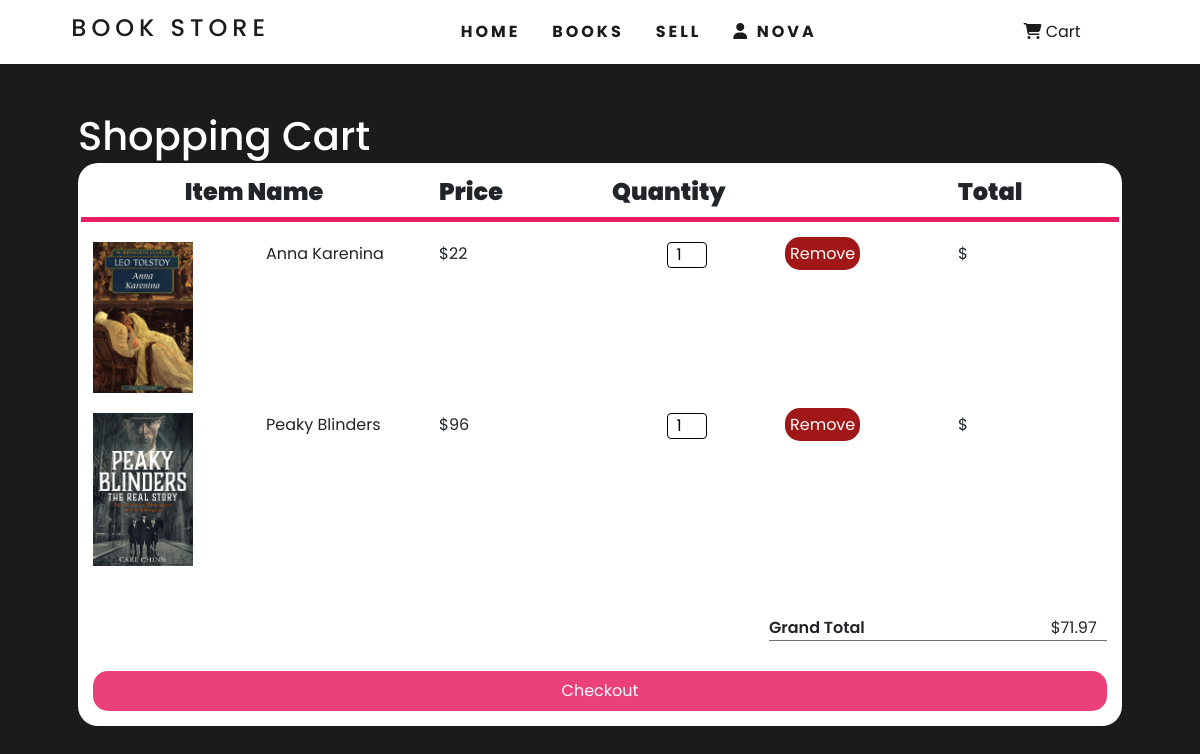
Before: /cart (signed in) with the older database file.
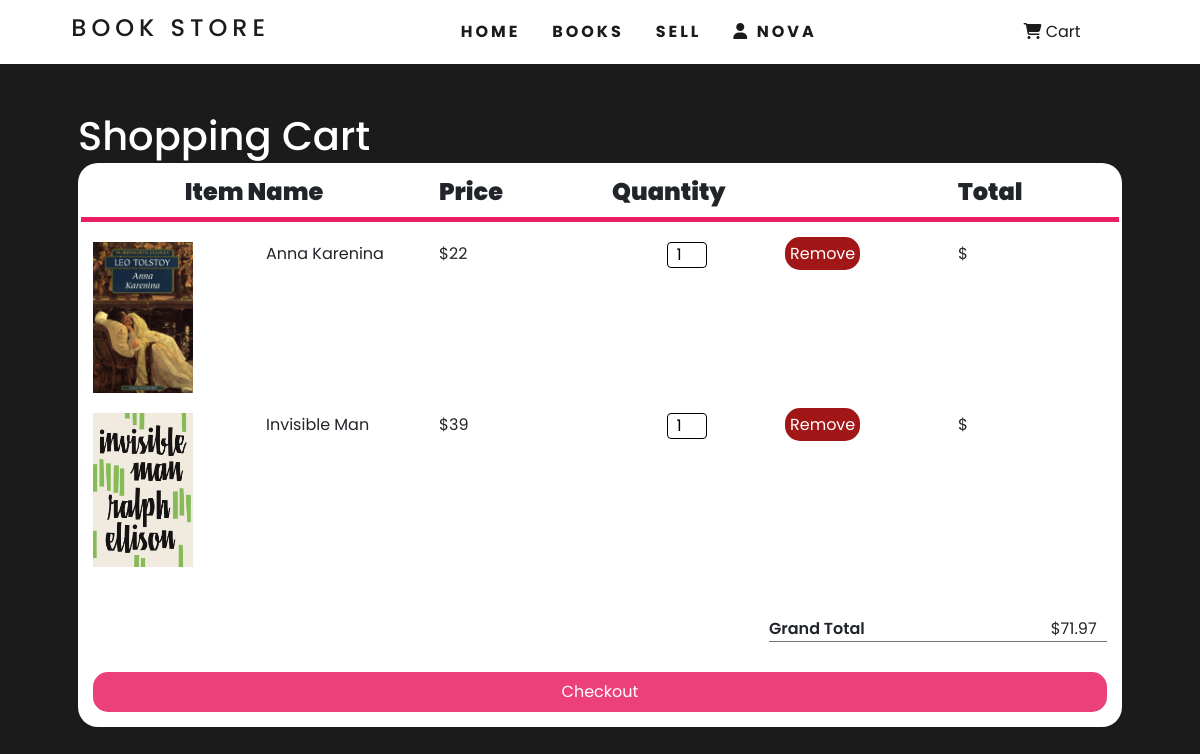
After: the same page with the newer database file.
### tables this page shows
CREATE TABLE cart (     user_id INTEGER NOT NULL,     title VARCHAR(255) NOT NULL,     price NUMERIC,     picture STRING,     FOREIGN KEY(user_id) REFERENCES users(id) );

### app.py (the view, shortened to what this page needs)
@app.route("/cart", methods=["GET", "POST"])
@login_required
def cart():
    user_id = session["user_id"]
    items = db.execute("SELECT * from cart where user_id=?", user_id)
    return render_template("cart.html", rows=items)

### app.py (called while the page is built)
@app.after_request
def after_request(response):
    response.headers["Cache-Control"] = "no-cache, no-store, must-revalidate"
    response.headers["Expires"] = 0
    response.headers["Pragma"] = "no-cache"
    return response

### helpers.py (called while the page is built)
def login_required(f):
    @wraps(f)
    def decorated_function(*args, **kwargs):
        if session.get("user_id") is None:
            return redirect("/login")
        return f(*args, **kwargs)
    return decorated_function

### templates/cart.html (shortened to what this page needs)
{% extends "layout.html" %}
{% block main %}
<h1 class="text-white mb-5">Shopping Cart</h1>
<div class="shopping-cart">
  <div class="column-labels row">
    <h4 class="col-4 text-center">Item Name</h4>
    <h4 class="col-2">Price</h4>
    <h4 class="col-2">Quantity</h4>
    <h4 class="col-2"></h4>
    <h4 class="col-2">Total</h4>
  </div>
  {% for row in rows %}
  <div class="product">
    <div class="row">
      <div class="product-image col-2">
        <img src="/static/Book covers/{{ row["picture"] }}">
      </div>
      <div class="product-details col-2">
        <div class="product-title">{{ row["title"] }}</div>
      </div>
      <div class="product-price col-2">{{ row["price"] }}</div>
      <div class="product-quantity col-2">
        <input type="number" name="quantity" value="1" min="1">
      </div>
      <div class="product-removal col-2">
        <a class="remove-product" href="/cart/remove/{{ row["title"] }}">
          Remove
        </a>
      </div>
      <div class="product-line-price col-2"></div>
    </div>
  </div>
  {% endfor %}
  <div class="totals col-4">
    <div class="totals-item">
      <label class="col-10">Grand Total</label>
      <div class="totals-value" id="cart-subtotal">71.97</div>
    </div>
  </div>
  <button id="buy">Checkout</button>
</div>
{% endblock %}

### templates/layout.html (shortened to what this page needs)
<!DOCTYPE html>
<html lang="en">
<head>
    <link href="https://cdn.jsdelivr.net/npm/bootstrap@5.1.3/dist/css/bootstrap.min.css" rel="stylesheet">
    <link rel="stylesheet" type="text/css" href="/static/styles.css" />
</head>
<body>
    <nav>
        <div class="logo">
            <h4>Book Store</h4>
        </div>
        <ul class="nav-links">
            <li>
                <a href="/">Home</a>
            </li>
            <li>
                <a href="/books">Books</a>
            </li>
            <li>
                <a href="#">Sell</a>
            </li>
            {% if session.user_id %}
            <li>
                <a  data-bs-toggle="offcanvas" href="#offcanvasExample" role="button" aria-controls="offcanvasExample">
                    <span><i class="fa-solid fa-user"></i></span>
                    {{ session["username"] }}</a>
            </li>
            {% else %}
            <li>
                <a href="/login">Login</a>
            </li>
            {% endif %}
        </ul>
        <div>
            <a class ="regBtn" href="/cart">
                <span><i class="fa-solid fa-cart-shopping"></i></span>
                &nbspCart</a>
        </div>
    </nav>
      <main class="container p-5">
          {% block main %}{% endblock %}
      </main>
</body>
</html>

### static/styles.css (style rules this page uses)
body { background-color: #1b1b1b; }
* { margin: 0px; padding: 0px; box-sizing: border-box; font-family: 'Poppins', sans-serif; }
dl, ol, ul { margin-bottom: 0; }
nav { display: flex; justify-content: space-around; align-items: center; min-height: 8vh; background-color: #fff; font-family: 'Poppins', Arial, Helvetica, sans-serif !important; }
.logo { color: #1b1b1b; text-transform: uppercase; letter-spacing: 5px; font-size: 20px; }
.nav-links { display: flex; justify-content: space-around; width: 35%; }
.nav-links li { list-style: none; }
.nav-links a { color: #1b1b1b; text-decoration: none; letter-spacing: 3px; font-weight: bold; font-size: 16px; align-items: center; text-transform: uppercase; padding: inherit; }
.regBtn { padding: 0.75rem 3rem; border-radius: 30px; width: 100%; background-color: white; color: #1b1b1b; font-weight: bold; border: none; display: flex; justify-content: space-around; align-items: center; font: inherit; text-decoration: none; }
.shopping-cart { margin-top: -45px; background-color: #fff; border-radius: 20px; padding: 15px; height: 100%; }
.product { margin-top: 20px; }
.product-quantity { text-align: center; }
.product-quantity input { width: 40px; border-radius: 4px; text-align: center; border:1px solid black; }
.product-image img { width: 100px; }
.remove-product { border-radius: 15px; background-color: #a11717; border: none; text-align: center; padding: 5px; color: white; text-decoration: none; }
.totals { float: right; margin-top: 50px; }
.totals-item { border-bottom: 1px solid #727272; margin-bottom: 10px; }
.totals-item label { font-weight: 600; float: left; }
#buy { background-color: #eb4079; color: white; border: 0; padding: 0.5em; border-radius: 15px; width: 100%; margin-top: 20px; }
.column-labels h4 { font-weight: 900; margin-bottom: 10px; }
.column-labels { border-bottom: 5px solid #e91e63; margin-bottom: 10px; }
.product .product-price:before, .product .product-line-price:before, .totals-value:before { content: '$'; }

Changed rows visible on the page:
removed cart: picture (picture), title "Peaky Blinders", price "96"
added cart: picture (picture), title "Invisible Man", price "39"
